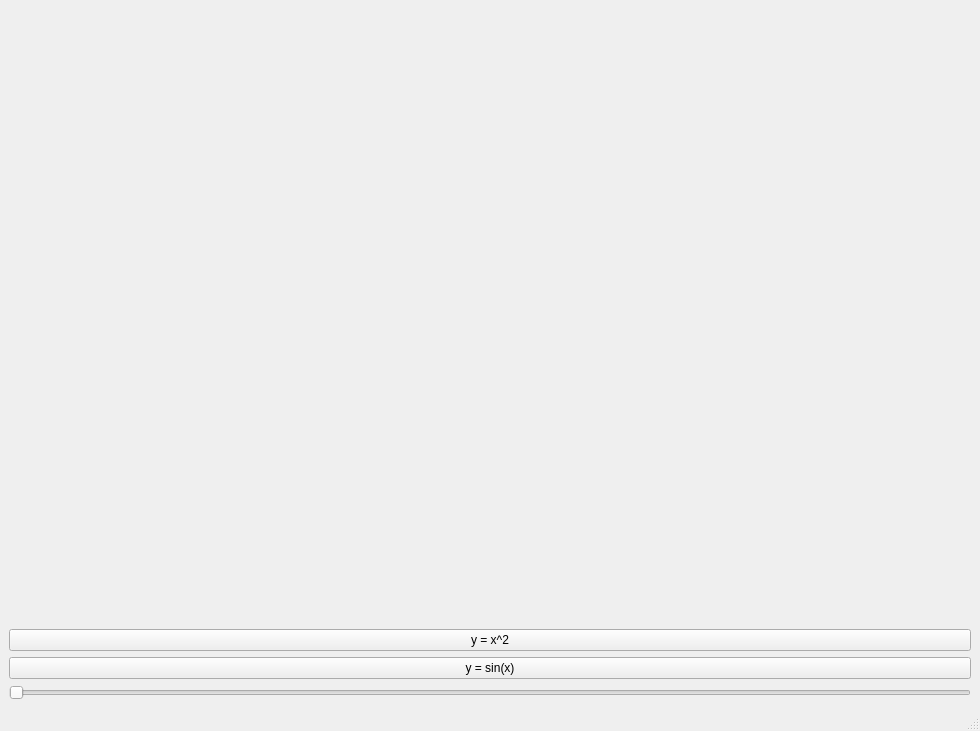
<?xml version="1.0" encoding="UTF-8"?>
<ui version="4.0">
 <class>MainWindow</class>
 <widget class="QMainWindow" name="MainWindow">
  <property name="geometry">
   <rect>
    <x>0</x>
    <y>0</y>
    <width>980</width>
    <height>731</height>
   </rect>
  </property>
  <property name="windowTitle">
   <string>MainWindow</string>
  </property>
  <widget class="QWidget" name="centralwidget">
   <layout class="QVBoxLayout" name="verticalLayout_2">
    <item>
     <layout class="QVBoxLayout" name="verticalLayout">
      <item>
       <widget class="QWidget" name="widget" native="true"/>
      </item>
      <item>
       <widget class="QPushButton" name="Button1">
        <property name="text">
         <string>y = x^2</string>
        </property>
       </widget>
      </item>
      <item>
       <widget class="QPushButton" name="Button2">
        <property name="text">
         <string>y = sin(x)</string>
        </property>
       </widget>
      </item>
     </layout>
    </item>
    <item>
     <widget class="QSlider" name="slider">
      <property name="minimum">
       <number>8</number>
      </property>
      <property name="maximum">
       <number>80</number>
      </property>
      <property name="orientation">
       <enum>Qt::Horizontal</enum>
      </property>
     </widget>
    </item>
   </layout>
  </widget>
  <widget class="QMenuBar" name="menubar">
   <property name="geometry">
    <rect>
     <x>0</x>
     <y>0</y>
     <width>980</width>
     <height>26</height>
    </rect>
   </property>
  </widget>
  <widget class="QStatusBar" name="statusbar"/>
 </widget>
 <resources/>
 <connections/>
</ui>
